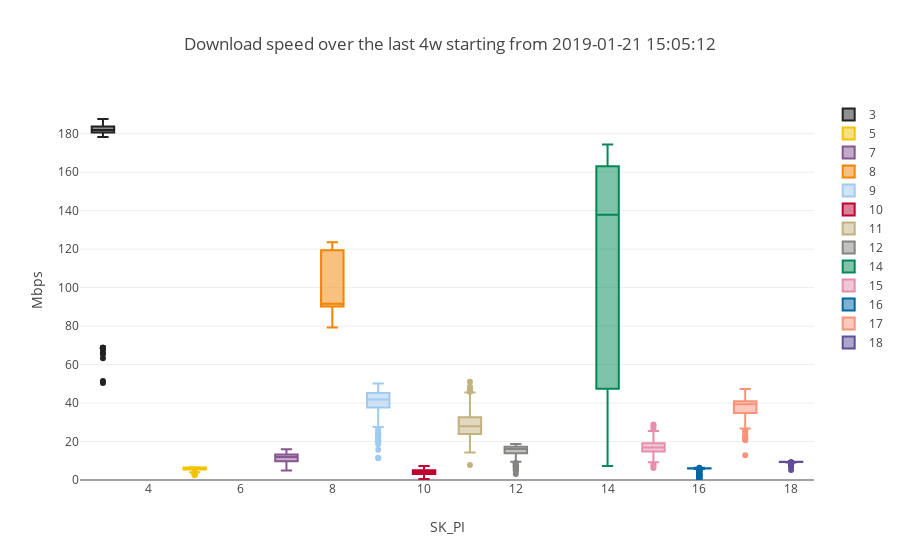

Notebook source saved alongside this figure:
### Code cell
simple_boxplot(dataframe=download_df,plot_value='DOWNLOAD',sort_value='SK_PI',
               title="Download speed over the last "+time_interval+ " starting from "+ starting_point, 
               ytitle="Mbps")

### Figure 1 — Plotly figure (JSON) as saved in the notebook; plotly's stock layout.template omitted (floating-point values rounded to 4 significant figures; data arrays with more than 128 entries replaced by an {"elided": "..."} marker saying what was removed)
{"data": [{"marker": {"color": "222222"}, "name": 3, "type": "box", "y": {"elided": "170 float values"}}, {"marker": {"color": "F3C300"}, "name": 5, "type": "box", "y": {"elided": "171 float values"}}, {"marker": {"color": "875692"}, "name": 7, "type": "box", "y": {"elided": "171 float values"}}, {"marker": {"color": "F38400"}, "name": 8, "type": "box", "y": [90.66, 92.28, 118.7, 89.4, 91.71, 85.63, 79.27, 121.1, 90.03, 123.2, 91.21, 87.65, 91.4, 123.2, 90.29, 91.27, 90.78, 118.7, 120.5, 90.07, 92.06, 123.6, 120.2, 117.4]}, {"marker": {"color": "A1CAF1"}, "name": 9, "type": "box", "y": {"elided": "171 float values"}}, {"marker": {"color": "BE0032"}, "name": 10, "type": "box", "y": {"elided": "154 float values"}}, {"marker": {"color": "C2B280"}, "name": 11, "type": "box", "y": {"elided": "171 float values"}}, {"marker": {"color": "848482"}, "name": 12, "type": "box", "y": {"elided": "171 float values"}}, {"marker": {"color": "008856"}, "name": 14, "type": "box", "y": {"elided": "170 float values"}}, {"marker": {"color": "E68FAC"}, "name": 15, "type": "box", "y": {"elided": "171 float values"}}, {"marker": {"color": "0067A5"}, "name": 16, "type": "box", "y": {"elided": "159 float values"}}, {"marker": {"color": "F99379"}, "name": 17, "type": "box", "y": {"elided": "169 float values"}}, {"marker": {"color": "604E97"}, "name": 18, "type": "box", "y": {"elided": "167 float values"}}], "layout": {"title": "Download speed over the last 4w starting from 2019-01-21 15:05:12", "xaxis": {"title": "SK_PI"}, "yaxis": {"rangemode": "tozero", "title": "Mbps"}}}
